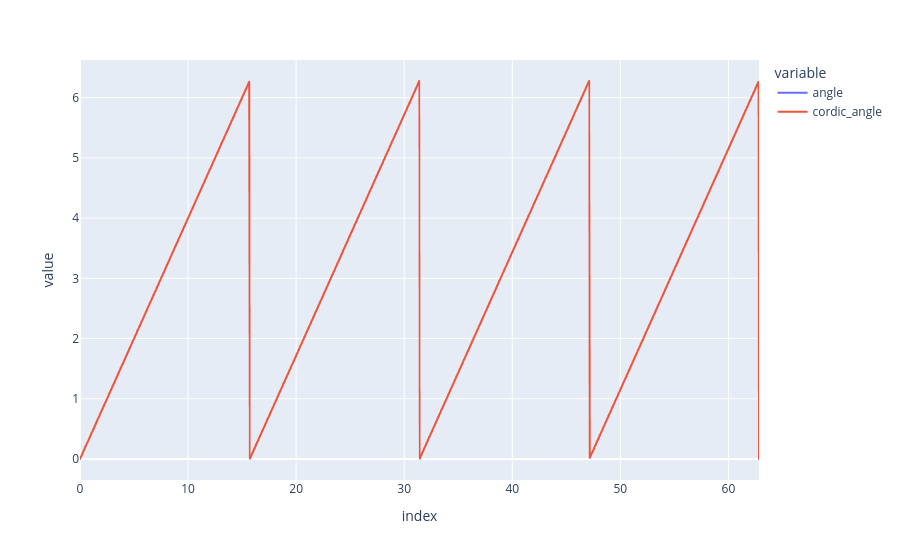

Notebook code for this chart:
### Code cell
px.line(df, y=["angle", "cordic_angle"])

### Figure 1 — Plotly figure (JSON) as saved in the notebook; plotly's stock layout.template omitted (floating-point values rounded to 4 significant figures; data arrays with more than 128 entries replaced by an {"elided": "..."} marker saying what was removed)
{"data": [{"hovertemplate": "variable=angle<br>index=%{x}<br>value=%{y}<extra></extra>", "legendgroup": "angle", "line": {"color": "#636efa", "dash": "solid"}, "marker": {"symbol": "circle"}, "mode": "lines", "name": "angle", "showlegend": true, "type": "scattergl", "x": {"elided": "1000 float values"}, "xaxis": "x", "y": {"elided": "1000 float values"}, "yaxis": "y"}, {"hovertemplate": "variable=cordic_angle<br>index=%{x}<br>value=%{y}<extra></extra>", "legendgroup": "cordic_angle", "line": {"color": "#EF553B", "dash": "solid"}, "marker": {"symbol": "circle"}, "mode": "lines", "name": "cordic_angle", "showlegend": true, "type": "scattergl", "x": {"elided": "1000 float values"}, "xaxis": "x", "y": {"elided": "1000 float values"}, "yaxis": "y"}], "layout": {"legend": {"title": {"text": "variable"}, "tracegroupgap": 0}, "margin": {"t": 60}, "xaxis": {"anchor": "y", "domain": [0, 1], "title": {"text": "index"}}, "yaxis": {"anchor": "x", "domain": [0, 1], "title": {"text": "value"}}}}
